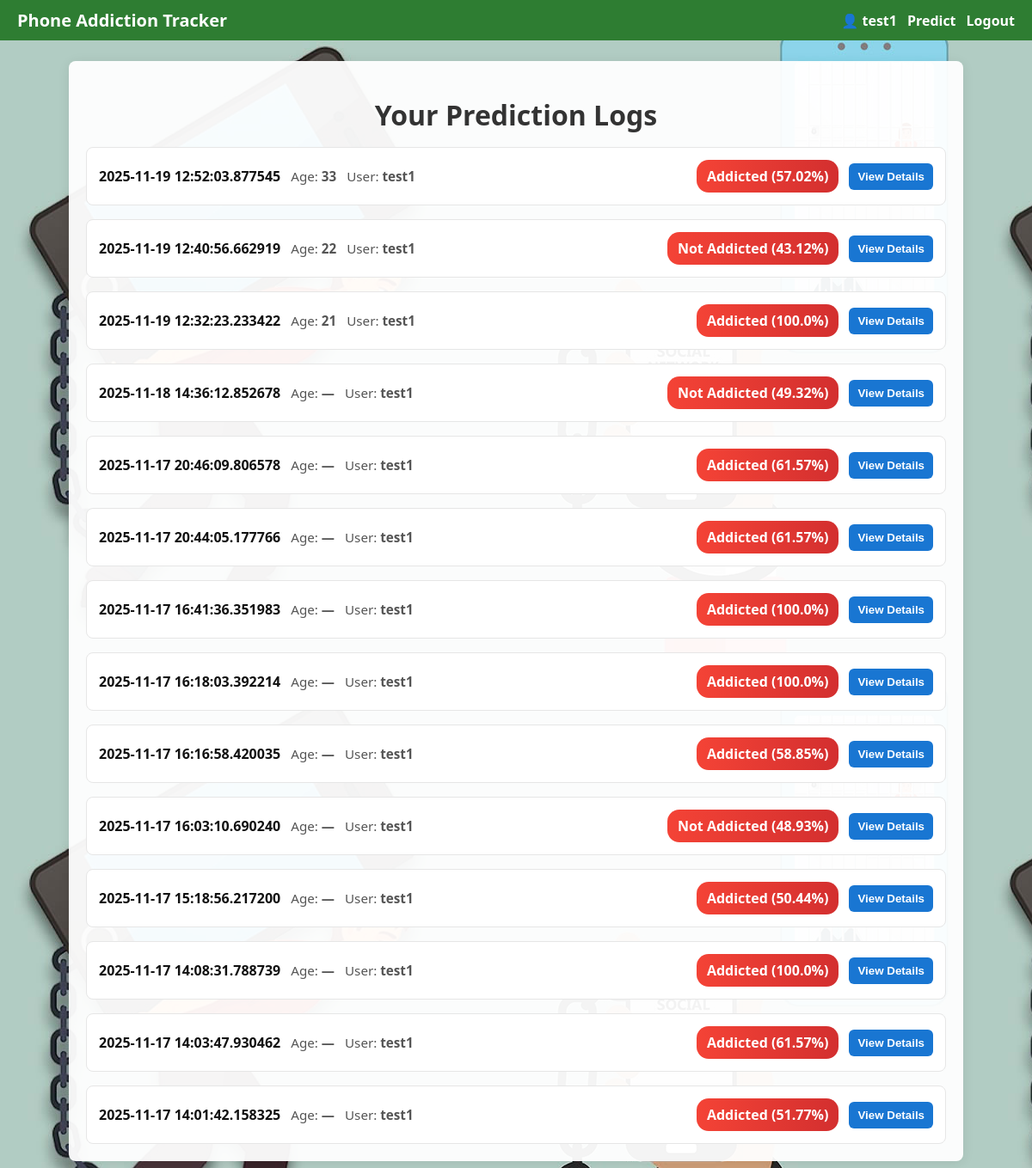
/logs (signed in), run on the app's committed database.
### tables this page shows
CREATE TABLE logs (
                 id INTEGER PRIMARY KEY AUTOINCREMENT,
                 user_id INTEGER,
                 inputs TEXT,
                 prediction TEXT,
                 timestamp TEXT, category TEXT, age TEXT, weighted_total REAL,
                 FOREIGN KEY(user_id) REFERENCES users(id));

### app.py (the view)
@app.route("/logs")
def logs():
    if "user_id" not in session:
        flash("Please login.")
        return redirect(url_for("login"))
    questions = [
        "Do you use your phone to click pictures of class notes?",
        "Do you buy books/access books from your mobile?",
        "Does your phone's battery last a day?",
        "When your phone's battery dies out, do you run for the charger?",
        "Do you worry about losing your cell phone?",
        "Do you take your phone to the bathroom?",
        "Do you check your phone immediately after waking up?",
        "Do you use your phone while eating meals?",
        "Do you feel anxious when your phone is not near you?",
        "Do you spend more time on your phone than talking to people?",
        "Do you use your phone before going to sleep?",
        "Do you find it hard to stop using certain apps?",
        "Do you prefer online interactions over face-to-face?",
        "Do you use your phone during classes/lectures?",
        "Do you get irritated when interrupted while using your phone?",
        "Do you use your phone to escape from problems or relieve bad moods?",
        "Do you check social media very frequently?",
        "Do you lose track of time while using your phone?"
    ]
    conn = sqlite3.connect(DB_PATH)
    c = conn.cursor()
    c.execute(
        "SELECT id, inputs, prediction, category, age, timestamp FROM logs WHERE user_id=? ORDER BY id DESC",
        (session["user_id"],)
    )
    rows = c.fetchall()
    conn.close()
    logs_data = []
    for r in rows:
        log_id, inputs_str, prediction, category, age, timestamp = r
        parsed_list = []
        try:
            parsed = ast.literal_eval(inputs_str)
            if isinstance(parsed, (list, tuple)):
                parsed_list = list(parsed)
        except Exception:
            parsed_list = []
        qa_pairs = []
        for i, q in enumerate(questions):
            if i < len(parsed_list):
                try:
                    val = int(parsed_list[i])
                    ans = "Yes" if val == 1 else "No"
                except Exception:
                    ans = "No"
            else:
                ans = "No"
            qa_pairs.append((q, ans))
        logs_data.append({
            "id": log_id,
            "answers": qa_pairs,
            "prediction": prediction,
            "category": category,
            "age": age,
            "timestamp": timestamp,
            "username": session.get("username")
        })
    return render_template("logs.html", logs=logs_data, username=session.get("username"))

### SMART_PHONE_ADDICTION/templates/logs.html (shortened to what this page needs)
<!DOCTYPE html>
<html lang="en">
<head>
</head>
<body>
    <div class="navbar">
        <h2>Phone Addiction Tracker</h2>
        <div class="user-block">
            <span style="font-weight:700;">👤 {{ username or 'Guest' }}</span>
            <a href="{{ url_for('predict') }}" style="color:white; text-decoration:none; font-weight:700;">Predict</a>
            <a href="{{ url_for('logout') }}" style="color:white; text-decoration:none; font-weight:700;">Logout</a>
        </div>
    </div>
    <div class="container">
        <h1>Your Prediction Logs</h1>
        {% if logs %}
            {% for log in logs %}
                <div class="log-entry">
                    <div class="log-header">
                        <div class="meta-left">
                            <div class="date">{{ log.timestamp }}</div>
                            <div class="age">Age: <strong>{{ log.age or '—' }}</strong></div>
                            <div class="user">User: <strong>{{ log.username or username or '—' }}</strong></div>
                        </div>
                        <div style="display:flex; gap:12px; align-items:center;">
                            <div class="prediction-badge {% if 'Addicted' in log.prediction %}badge-addicted{% else %}badge-not{% endif %}">
                                {{ log.prediction }}
                            </div>
                            <button class="toggle-btn" onclick="toggleDetails('details-{{ loop.index0 }}')">View Details</button>
                        </div>
                    </div>
                </div>
            {% endfor %}
        {% else %}
            <p>No logs available yet.</p>
        {% endif %}
    </div>
</body>
</html>

### data on the page
logs: timestamp "2025-11-19 12:52:03.877545", age "33", username "test1", prediction "Addicted (57.02%)"
logs: timestamp "2025-11-19 12:40:56.662919", age "22", username "test1", prediction "Not Addicted (43.12%)"
logs: timestamp "2025-11-19 12:32:23.233422", age "21", username "test1", prediction "Addicted (100.0%)"
logs: timestamp "2025-11-18 14:36:12.852678", age "—", username "test1", prediction "Not Addicted (49.32%)"
logs: timestamp "2025-11-17 20:46:09.806578", age "—", username "test1", prediction "Addicted (61.57%)"
logs: timestamp "2025-11-17 20:44:05.177766", age "—", username "test1", prediction "Addicted (61.57%)"
logs: timestamp "2025-11-17 16:41:36.351983", age "—", username "test1", prediction "Addicted (100.0%)"
logs: timestamp "2025-11-17 16:18:03.392214", age "—", username "test1", prediction "Addicted (100.0%)"
logs: timestamp "2025-11-17 16:16:58.420035", age "—", username "test1", prediction "Addicted (58.85%)"
logs: timestamp "2025-11-17 16:03:10.690240", age "—", username "test1", prediction "Not Addicted (48.93%)"
logs: timestamp "2025-11-17 15:18:56.217200", age "—", username "test1", prediction "Addicted (50.44%)"
logs: timestamp "2025-11-17 14:08:31.788739", age "—", username "test1", prediction "Addicted (100.0%)"
logs: timestamp "2025-11-17 14:03:47.930462", age "—", username "test1", prediction "Addicted (61.57%)"
logs: timestamp "2025-11-17 14:01:42.158325", age "—", username "test1", prediction "Addicted (51.77%)"

### other printed values
{{ username or 'Guest' }} "test1"
